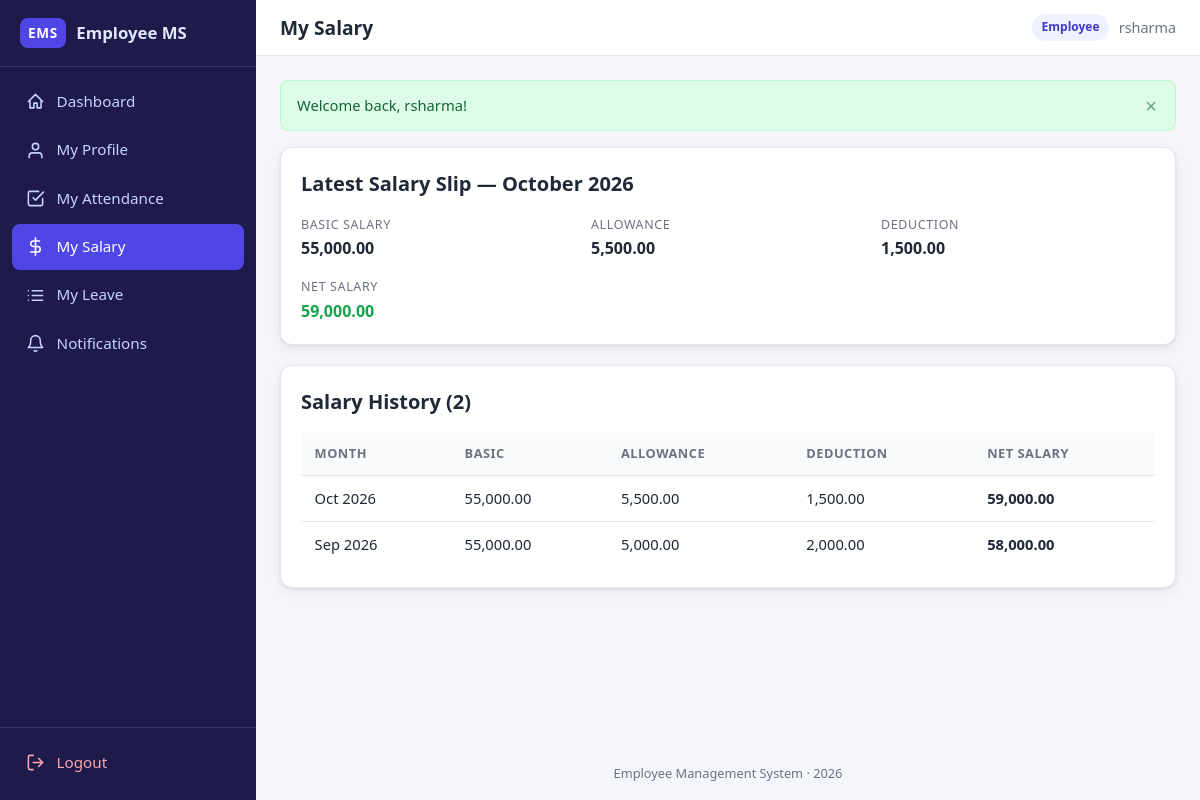
Screenshot of /employee/salary.php (signed in) with the database file from the repository.
### tables this page shows
CREATE TABLE salary (
    salary_id    INT AUTO_INCREMENT PRIMARY KEY,
    emp_id       INT NOT NULL,
    salary_month DATE NOT NULL,
    basic_salary DECIMAL(12,2) NOT NULL DEFAULT 0.00,
    allowance    DECIMAL(12,2) NOT NULL DEFAULT 0.00,
    deduction    DECIMAL(12,2) NOT NULL DEFAULT 0.00,
    net_salary   DECIMAL(12,2) NOT NULL DEFAULT 0.00,
    CONSTRAINT fk_salary_emp FOREIGN KEY (emp_id)
        REFERENCES employee (emp_id) ON DELETE CASCADE
);

### config.php (called while the page is built, shortened)
<?php
function e(?string $value): string
{
    return htmlspecialchars((string) $value, ENT_QUOTES, 'UTF-8');
}

### employee/salary.php (the view, shortened to what this page needs)
<?php
require_once dirname(__DIR__) . '/config.php';
$empId      = (int) ($_SESSION['emp_id'] ?? 0);
$perPage    = 12;
$page = max(1, (int) ($_GET['page'] ?? 1));
$countStmt = $pdo->prepare('SELECT COUNT(*) FROM salary WHERE emp_id = ?');
$countStmt->execute([$empId]);
$totalRows  = (int) $countStmt->fetchColumn();
$totalPages = max(1, (int) ceil($totalRows / $perPage));
$page       = min($page, $totalPages);
$offset     = ($page - 1) * $perPage;
$stmt = $pdo->prepare(
    "SELECT * FROM salary WHERE emp_id = ?
     ORDER BY salary_month DESC LIMIT {$perPage} OFFSET {$offset}"
);
$stmt->execute([$empId]);
$slips = $stmt->fetchAll();
$latest = $slips[0] ?? null;
require dirname(__DIR__) . '/includes/header.php';
?>
<?php if ($latest): ?>
<div class="card">
    <div class="card-header"><h2>Latest Salary Slip — <?= e(date('F Y', strtotime($latest['salary_month']))) ?></h2></div>
    <div class="detail-grid">
        <div class="detail-item">
            <div class="detail-label">Basic Salary</div>
            <div class="detail-value"><?= number_format((float) $latest['basic_salary'], 2) ?></div>
        </div>
        <div class="detail-item">
            <div class="detail-label">Allowance</div>
            <div class="detail-value"><?= number_format((float) $latest['allowance'], 2) ?></div>
        </div>
        <div class="detail-item">
            <div class="detail-label">Deduction</div>
            <div class="detail-value"><?= number_format((float) $latest['deduction'], 2) ?></div>
        </div>
        <div class="detail-item">
            <div class="detail-label">Net Salary</div>
            <div class="detail-value" style="color:var(--green)"><?= number_format((float) $latest['net_salary'], 2) ?></div>
        </div>
    </div>
</div>
<?php endif; ?>
<div class="card">
    <div class="card-header"><h2>Salary History (<?= $totalRows ?>)</h2></div>
    <div class="table-wrap">
        <table>
            <thead>
                <tr><th>Month</th><th>Basic</th><th>Allowance</th><th>Deduction</th><th>Net Salary</th></tr>
            </thead>
            <tbody>
                <?php foreach ($slips as $row): ?>
                    <tr>
                        <td><?= e(date('M Y', strtotime($row['salary_month']))) ?></td>
                        <td><?= number_format((float) $row['basic_salary'], 2) ?></td>
                        <td><?= number_format((float) $row['allowance'], 2) ?></td>
                        <td><?= number_format((float) $row['deduction'], 2) ?></td>
                        <td><strong><?= number_format((float) $row['net_salary'], 2) ?></strong></td>
                    </tr>
                <?php endforeach; ?>
            </tbody>
        </table>
    </div>
</div>
<?php require dirname(__DIR__) . '/includes/footer.php'; ?>

### assets/style.css (style rules this page uses)
:root { --primary: #4f46e5; --primary-dark: #4338ca; --primary-light: #eef2ff; --sidebar-bg: #1e1b4b; --sidebar-hover: #312e81; --bg: #f4f6fb; --card-bg: #ffffff; --text: #1f2937; --text-muted: #6b7280; --border: #e5e7eb; --green: #16a34a; --green-bg: #dcfce7; --red: #dc2626; --red-bg: #fee2e2; --yellow: #b45309; --yellow-bg: #fef3c7; --blue: #2563eb; --blue-bg: #dbeafe; --radius: 12px; --shadow: 0 1px 3px rgba(15, 23, 42, 0.08), 0 4px 14px rgba(15, 23, 42, 0.06); --sidebar-w: 256px; }
* { margin: 0; padding: 0; box-sizing: border-box; }
html { -webkit-text-size-adjust: 100%; }
body { font-family: "Segoe UI", system-ui, -apple-system, Roboto, "Helvetica Neue", Arial, sans-serif; background: var(--bg); color: var(--text); line-height: 1.55; min-height: 100vh; }
h2 { font-size: 1.25rem; margin-bottom: 0.75rem; }
.card { background: var(--card-bg); border: 1px solid var(--border); border-radius: var(--radius); box-shadow: var(--shadow); padding: 1.25rem; margin-bottom: 1.25rem; }
.card-header { display: flex; align-items: center; justify-content: space-between; flex-wrap: wrap; gap: 0.75rem; margin-bottom: 1rem; }
.card-header h2 { margin-bottom: 0; }
.table-wrap { overflow-x: auto; -webkit-overflow-scrolling: touch; }
table { width: 100%; border-collapse: collapse; font-size: 0.92rem; min-width: 560px; }
th, td { text-align: left; padding: 0.7rem 0.85rem; border-bottom: 1px solid var(--border); white-space: nowrap; }
th { background: #f9fafb; color: var(--text-muted); font-weight: 600; font-size: 0.8rem; text-transform: uppercase; letter-spacing: 0.04em; }
tbody tr:last-child td { border-bottom: none; }
.detail-grid { display: grid; grid-template-columns: repeat(auto-fit, minmax(220px, 1fr)); gap: 1rem; }
.detail-item .detail-label { font-size: 0.78rem; text-transform: uppercase; letter-spacing: 0.05em; color: var(--text-muted); margin-bottom: 0.15rem; }
.detail-item .detail-value { font-weight: 600; }

### rows the page displays
salary: salary_month "October 2026", basic_salary "55,000.00", allowance "5,500.00", deduction "1,500.00", net_salary "59,000.00", salary_month "Oct 2026"
salary: salary_month "Sep 2026", basic_salary "55,000.00", allowance "5,000.00", deduction "2,000.00", net_salary "58,000.00"

### other values shown
$label "Dashboard"
$label "My Profile"
$label "My Attendance"
$label "My Salary"
$label "My Leave"
$label "Notifications"
$page_title "My Salary"
$role "Employee"
$_SESSION['username'] "rsharma"
$flash['message'] "Welcome back, rsharma!"
$totalRows "2"
